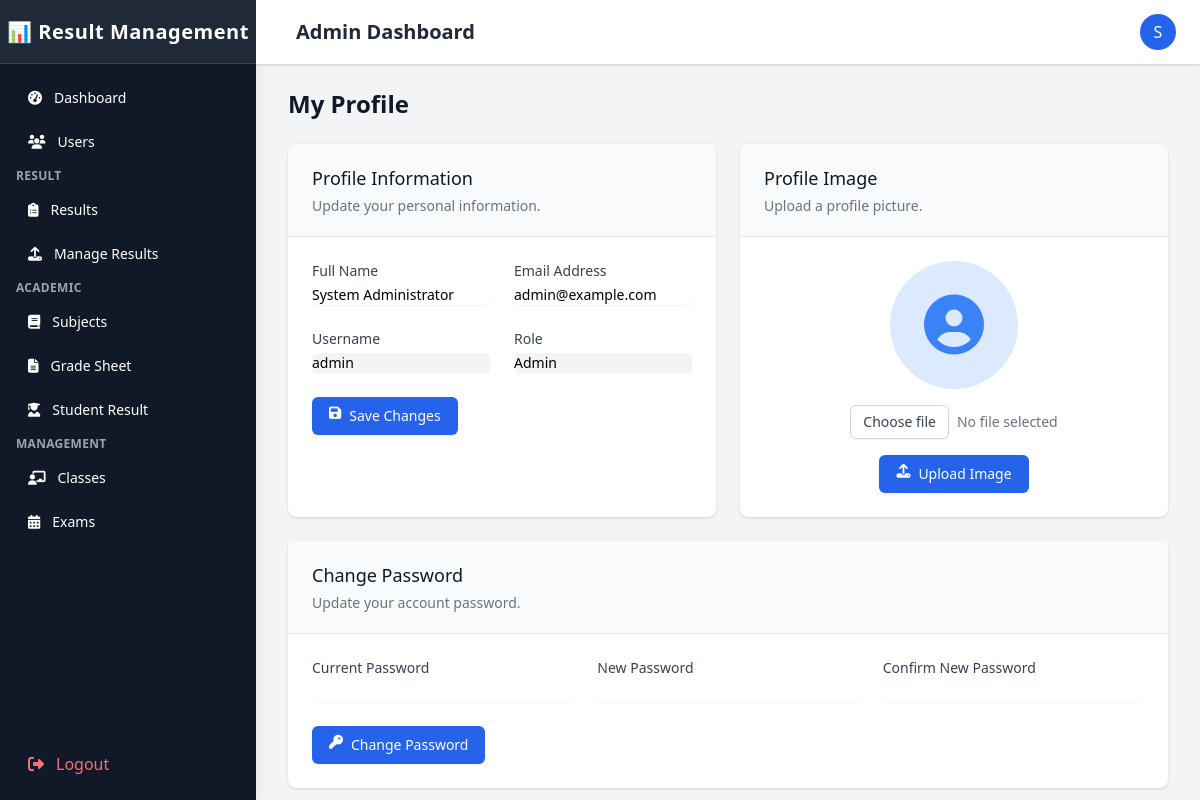
The app's page /Admin/profile.php (signed in), older data.
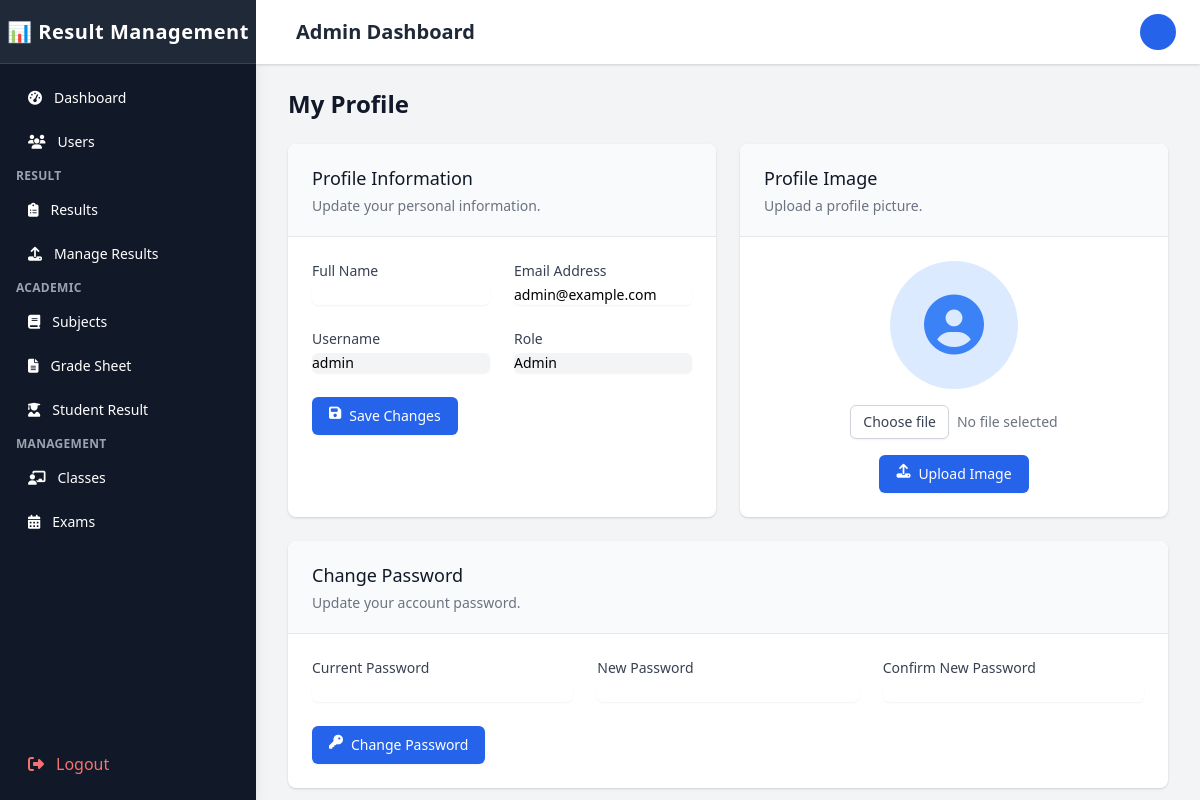
The same page, newer data.
### tables this page shows
CREATE TABLE `users` (
  `user_id` int(11) NOT NULL,
  `username` varchar(50) NOT NULL,
  `password` varchar(255) NOT NULL,
  `full_name` varchar(100) NOT NULL,
  `email` varchar(100) NOT NULL,
  `gender` enum('male','female','other') DEFAULT NULL,
  `role` enum('admin','teacher','student') NOT NULL,
  `status` enum('active','inactive','pending','locked') DEFAULT 'active',
  `profile_image` varchar(255) DEFAULT NULL,
  `last_login` datetime DEFAULT NULL,
  `failed_login_attempts` int(11) NOT NULL DEFAULT 0,
  `last_failed_login` datetime DEFAULT NULL,
  `password_reset_token` varchar(100) DEFAULT NULL,
  `password_reset_expires` datetime DEFAULT NULL,
  `email_verified` tinyint(1) NOT NULL DEFAULT 0,
  `email_verification_token` varchar(100) DEFAULT NULL,
  `created_at` timestamp NOT NULL DEFAULT current_timestamp(),
  `updated_at` timestamp NOT NULL DEFAULT current_timestamp() ON UPDATE current_timestamp(),
  `phone` varchar(20) DEFAULT NULL,
  `address` varchar(255) DEFAULT NULL
);

### Admin/profile.php (the view, shortened to what the changed rows need)
<?php
$conn = new mysqli('localhost', 'root', '', 'result_management');
$userId = $_SESSION['user_id'];
$stmt = $conn->prepare("SELECT * FROM users WHERE user_id = ?");
$stmt->bind_param("i", $userId);
$stmt->execute();
$user = $stmt->get_result()->fetch_assoc();
?>
<!DOCTYPE html>
<html lang="en">
<head>
    <link href="https://cdn.tailwindcss.com" rel="stylesheet">
    <link rel="stylesheet" href="https://cdnjs.cloudflare.com/ajax/libs/font-awesome/6.4.0/css/all.min.css">
</head>
<body class="bg-gray-100">
    <div class="flex h-screen overflow-hidden">
        <?php include 'sidebar.php'; ?>
        <div class="flex flex-col flex-1 w-0 overflow-hidden">
            <?php include 'topBar.php'; ?>
            <main class="flex-1 relative overflow-y-auto focus:outline-none">
                <div class="py-6">
                    <div class="max-w-7xl mx-auto px-4 sm:px-6 md:px-8">
                        <h1 class="text-2xl font-semibold text-gray-900">My Profile</h1>
                        <div class="mt-6 grid grid-cols-1 gap-6 lg:grid-cols-2">
                            <div class="bg-white shadow rounded-lg overflow-hidden">
                                <div class="px-4 py-5 sm:p-6">
                                    <form action="profile.php" method="POST">
                                        <div class="grid grid-cols-6 gap-6">
                                            <div class="col-span-6 sm:col-span-3">
                                                <label for="full_name" class="block text-sm font-medium text-gray-700">Full Name</label>
                                                <input type="text" name="full_name" id="full_name" value="<?php echo htmlspecialchars($user['full_name']); ?>" class="mt-1 focus:ring-blue-500 focus:border-blue-500 block w-full shadow-sm sm:text-sm border-gray-300 rounded-md">
                                            </div>
                                            <div class="col-span-6 sm:col-span-3">
                                                <label for="email" class="block text-sm font-medium text-gray-700">Email Address</label>
                                                <input type="email" name="email" id="email" value="<?php echo htmlspecialchars($user['email']); ?>" class="mt-1 focus:ring-blue-500 focus:border-blue-500 block w-full shadow-sm sm:text-sm border-gray-300 rounded-md">
                                            </div>
                                            <div class="col-span-6 sm:col-span-3">
                                                <label for="username" class="block text-sm font-medium text-gray-700">Username</label>
                                                <input type="text" name="username" id="username" value="<?php echo htmlspecialchars($user['username']); ?>" class="mt-1 bg-gray-100 focus:ring-blue-500 focus:border-blue-500 block w-full shadow-sm sm:text-sm border-gray-300 rounded-md" readonly>
                                            </div>
                                            <div class="col-span-6 sm:col-span-3">
                                                <label for="role" class="block text-sm font-medium text-gray-700">Role</label>
                                                <input type="text" name="role" id="role" value="<?php echo ucfirst(htmlspecialchars($user['role'])); ?>" class="mt-1 bg-gray-100 focus:ring-blue-500 focus:border-blue-500 block w-full shadow-sm sm:text-sm border-gray-300 rounded-md" readonly>
                                            </div>
                                        </div>
                                    </form>
                                </div>
                            </div>
                        </div>
                    </div>
                </div>
            </main>
        </div>
    </div>
</body>
</html>

### Admin/topBar.php (shortened to what the changed rows need)
<link href="https://cdn.jsdelivr.net/npm/tailwindcss@2.2.19/dist/tailwind.min.css" rel="stylesheet">
<div class="relative z-10 flex-shrink-0 flex h-16 bg-white dark:bg-gray-900 shadow px-4 md:px-6">
    <div class="flex-1 flex items-center justify-between ml-4">
        <h1 class="text-xl font-semibold text-gray-800 dark:text-gray-100">Admin Dashboard</h1>
        <div class="flex items-center space-x-4">
            <div class="relative" id="profile-menu">
                <button class="flex items-center justify-center h-9 w-9 rounded-full bg-blue-600 text-white focus:outline-none" id="profile-button">
                    <?= isset($_SESSION['full_name']) ? substr($_SESSION['full_name'], 0, 1) : 'A'; ?>
                </button>
            </div>
        </div>
    </div>
</div>

Row changes from the older to the newer data that the page shows:
changed users "admin@example.com": full_name "System Administrator" → (not shown)
Text that changed along with them:
substr($_SESSION['full_name'], 0, 1): "S" → (not shown)
